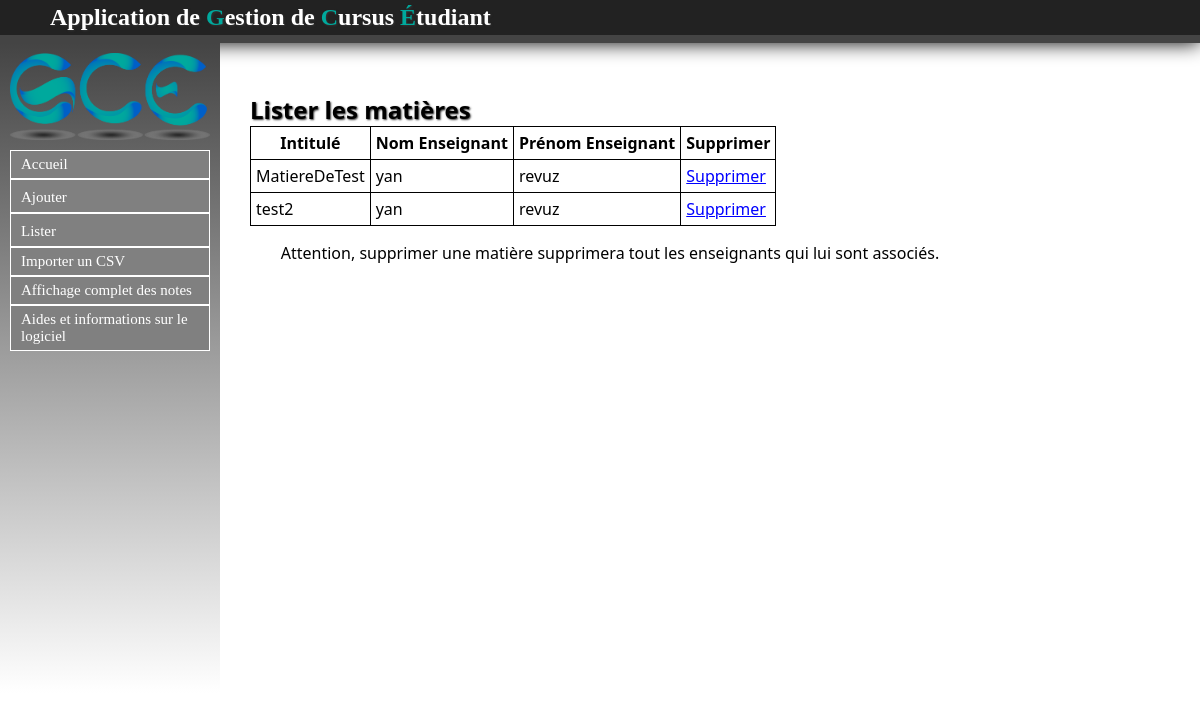
The app's page /Matiere/listermatieres, older data.
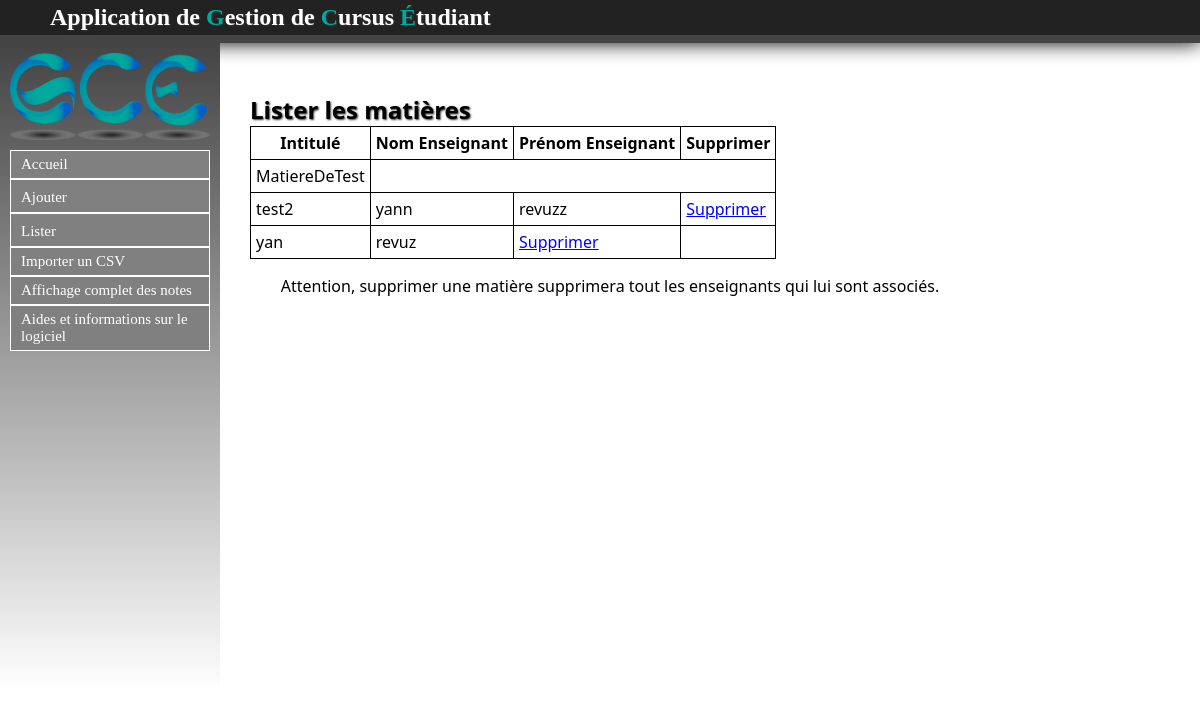
The same page, newer data.
### Matiere/models.py (models this page shows, shortened)
class Matiere(models.Model):
	intitule = models.CharField(max_length=30,null=False)
	code = models.CharField(max_length=30,null=False)
	coefficient = models.FloatField(default=1.0)
	unite = models.ForeignKey('UE.UniteE', null=True)

### Enseignant/models.py (models this page shows, shortened)
class Enseignant(models.Model):
	nom = models.CharField(max_length=30,null=False)
	prenom = models.CharField(max_length=30,null=False)
	matiere = models.ForeignKey(Matiere, null=True)

### Matiere/views.py (the view)
def listermatieres(request):
	matieres = Matiere.objects.all()
	enseignants = Enseignant.objects.all()
	return render(request, 'contenu_html/listermatieres.html', locals())

### Matiere/templates/contenu_html/listermatieres.html (shortened to what this page needs)
{% extends "templates/base.html" %}
{% block content %}
<h1>Lister les matières</h1>
{% if not matieres %}
	<p>Pas de matieres dans la base</p>
{% else %}
	<table >
	<tr>
		<th>Intitulé</th>
		<th>Nom Enseignant</th>
		<th>Prénom Enseignant</th>
		<th>Supprimer</th>
	</tr>
{% endif %}
{% for mat in matieres %}
	<tr>
		<td>{{ mat.intitule }}</td>
		{% for enseignant in enseignants %}
			{% if mat.id == enseignant.matiere.id %}
					<td>{{ enseignant.nom }}</td>
					<td>{{ enseignant.prenom }}</td>
					<td><a href="supprmat/{{ mat.id }}">Supprimer</a></td>
				</tr>
			{% endif %}
		{% endfor %}
{% endfor %}
</table>
<p>Attention, supprimer une matière supprimera tout les enseignants qui lui sont associés.</p>
{% endblock %}

### cursusEtu/templates/base.html (shortened to what this page needs)
<html>
	<head>
		{% load static %}
		<link rel="stylesheet" type="text/css" href="{% static 'css/stylesheet.css' %}" />
	</head>
	<body>
		<div id="header">
			<h1>Application de <label id="GCE">G</label>estion de <label id="GCE">C</label>ursus <label id="GCE">É</label>tudiant</h1>
		</div>
		<nav id="menu">
			<img id="logo" src="{% static 'image/logo.png' %}" alt="Logo GCE" />
			<ul id="menu-deroulant">
		            <a href="/"><li>Accueil</li></a>
		        <li id="ajouter">
		            <a>Ajouter</a>
		        </li>
		        <li id="lister">
		            <a>Lister</a>
		        </li>
		            <a href="/Note/importer_csv"><li>Importer un CSV </li></a>
		            <a href="/Etudiant/affichageComplet"><li>Affichage complet des notes</li></a>
		        	<a href="/aides"><li>Aides et informations sur le logiciel</li></a>
		    </ul>
		</nav>
		<div id="main">
			{% block content %}
			{% endblock %}
		</div>
	</body>
</html>

### static/css/stylesheet.css (style rules this page uses)
a { color:#222222; text-decoration: none; }
table a { color: blue; text-decoration: underline; }
html,body { height: 100%; }
body { font-family: "Segoe UI", Verdana, serif; font-size:12pt; margin:0; padding:0; }
#header { width:100%; padding-top: 4px; padding-bottom: 4px; background-color:#222222; box-shadow:0 0 20px #000000; border-bottom:solid #444444 8px; font-family: walkway; }
#GCE { color: #00A99D; }
#menu a { color: white; font-size: 15px; font-family: walkway; }
li { border : 1px solid white; padding: 5px 0px 5px 0px; background-color :gray; cursor: pointer; padding-left: 10px; }
#menu-deroulant, #menu-deroulant ul { padding: 0; margin: 0; list-style: none; }
h1 { text-shadow:1px 1px 2px #333333; text-align: left; color:white; margin:0px; margin-left: 50px; font-size: 1.5em; }
#menu { background: linear-gradient(to bottom, #444444, white); width: 200px; height: 80%; padding: 10px; padding-top: 0px; float: left; }
#main { width : 800px; margin:auto; text-align: center; margin-top: 50px; }
table { border:1px solid black; border-collapse : collapse; }
#main h1 { color: black; }
table { margin-left: 50px; }
td, th { padding: 5px; border:1px solid black; }
#logo { vertical-align: middle; width: 200px; margin-top: 10px; margin-bottom: 10px; }

Row changes from the older to the newer data that the page shows:
changed Matiere "MatiereDeTest": loses Enseignant (nom "yan", prenom "revuz")
changed Matiere "test2": gains Enseignant (nom "yann", prenom "revuzz")
